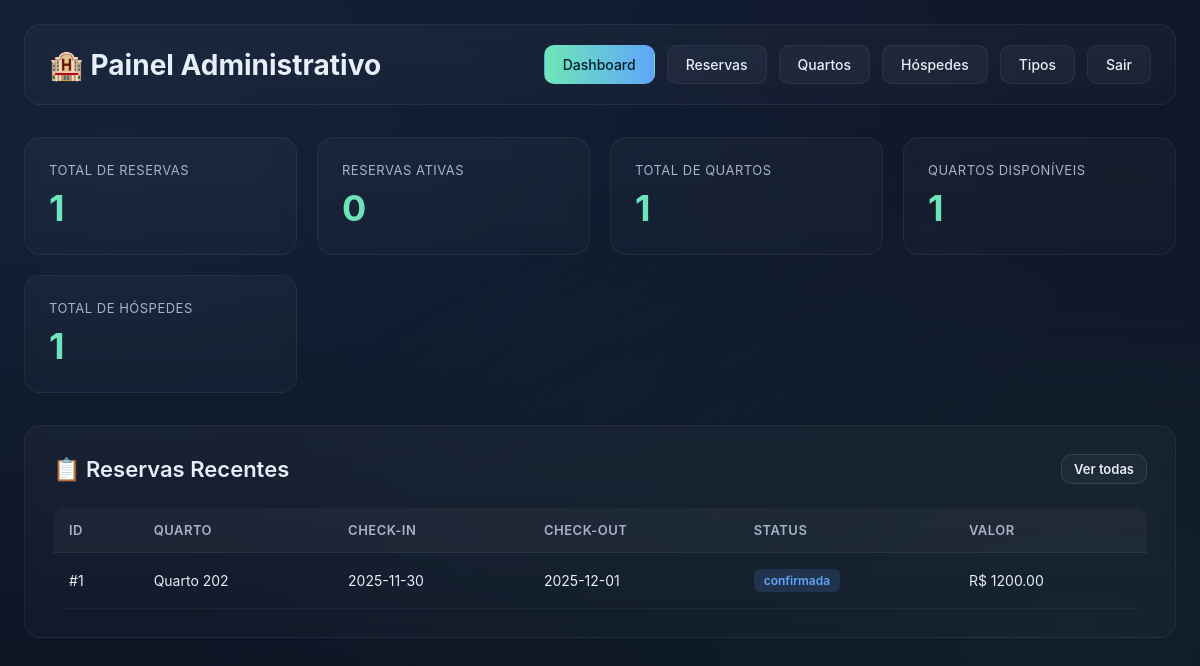
Before: /admin (signed in) with the older database file.
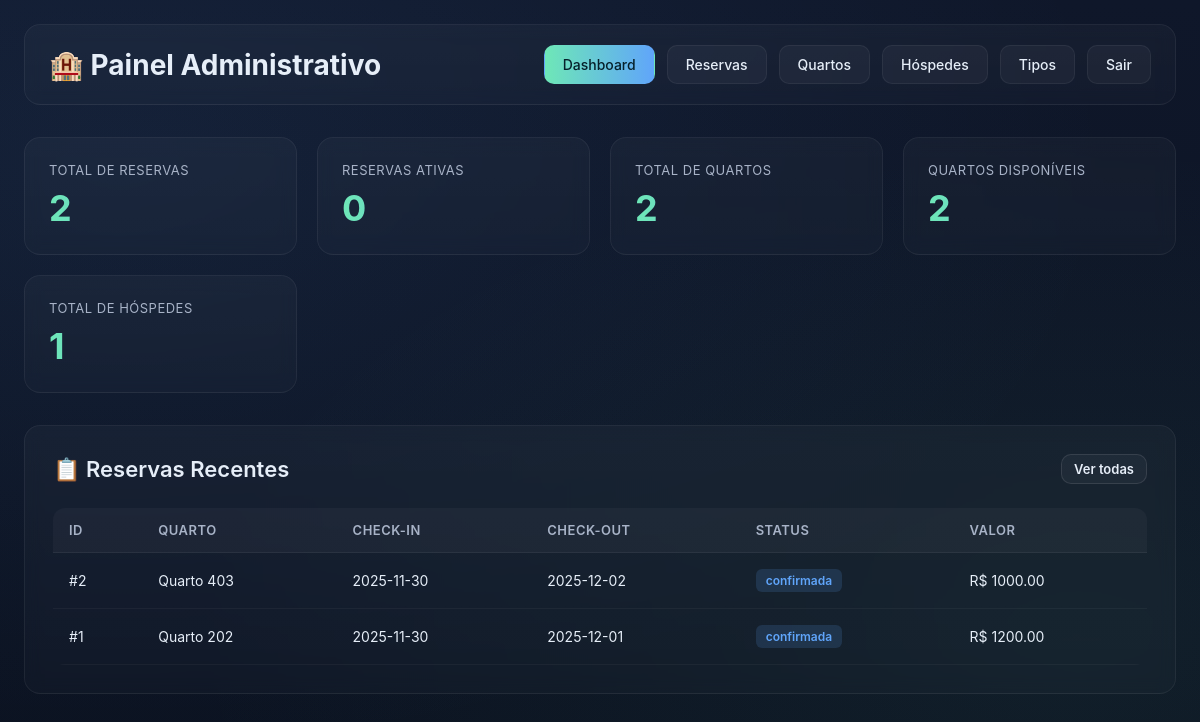
After: the same page with the newer database file.
### src/Model/models.py (models this page shows)
class Reserva(Base):
    __tablename__ = "reserva"
    id_reserva = Column(Integer,primary_key=True,autoincrement=True)
    id_hospede_principal = Column(Integer,ForeignKey("hospede.id_hospede"),nullable=False)
    numero_quarto = Column(Integer,ForeignKey("quarto.numero_quarto"),nullable=False)
    data_checkin = Column(Date,nullable=False)
    data_checkout = Column(Date,nullable=False)
    status_reserva = Column(String(30),nullable=False)
    valor_total = Column(DECIMAL(10,2),nullable=False)

### src/routes.py (the view)
@app.route("/admin")
@admin_required
def admin_dashboard():
    db = SessionLocal()
    total_reservas = db.query(Reserva).count()
    total_quartos = db.query(Quarto).count()
    total_hospedes = db.query(Hospede).count()
    reservas_ativas = db.query(Reserva).filter(
        Reserva.status_reserva == "Confirmada"
    ).count()
    reservas_recentes = db.query(Reserva).order_by(
        Reserva.id_reserva.desc()
    ).limit(10).all()
    quartos_disponiveis = db.query(Quarto).filter(
        Quarto.status_limpeza == "limpo"
    ).count()
    return render_template("admin/dashboard.html",
                         total_reservas=total_reservas,
                         total_quartos=total_quartos,
                         total_hospedes=total_hospedes,
                         reservas_ativas=reservas_ativas,
                         reservas_recentes=reservas_recentes,
                         quartos_disponiveis=quartos_disponiveis)

### src/__init__.py (called while the page is built)
@app.before_request
def log_request_info():
    app.logger.info("Requisição recebida: %s %s", request.method, request.path)

### src/templates/admin/dashboard.html (shortened to what this page needs)
<!doctype html>
<html lang="pt-BR">
<head>
  <link rel="stylesheet" href="{{ url_for('static', filename='admin.css') }}">
</head>
<body>
  <div class="admin__container">
    <header class="admin__header">
      <h1 class="admin__title">🏨 Painel Administrativo</h1>
      <nav class="admin__nav">
        <a href="{{ url_for('admin_dashboard') }}" class="admin__nav-link admin__nav-link--active">Dashboard</a>
        <a href="{{ url_for('admin_reservas') }}" class="admin__nav-link">Reservas</a>
        <a href="{{ url_for('admin_quartos') }}" class="admin__nav-link">Quartos</a>
        <a href="{{ url_for('admin_hospedes') }}" class="admin__nav-link">Hóspedes</a>
        <a href="{{ url_for('admin_tipos_quarto') }}" class="admin__nav-link">Tipos</a>
        <a href="{{ url_for('logout') }}" class="admin__nav-link">Sair</a>
      </nav>
    </header>
    <div class="admin__stats">
      <div class="admin__stat-card">
        <div class="admin__stat-label">Total de Reservas</div>
        <div class="admin__stat-value">{{ total_reservas }}</div>
      </div>
      <div class="admin__stat-card">
        <div class="admin__stat-label">Reservas Ativas</div>
        <div class="admin__stat-value">{{ reservas_ativas }}</div>
      </div>
      <div class="admin__stat-card">
        <div class="admin__stat-label">Total de Quartos</div>
        <div class="admin__stat-value">{{ total_quartos }}</div>
      </div>
      <div class="admin__stat-card">
        <div class="admin__stat-label">Quartos Disponíveis</div>
        <div class="admin__stat-value">{{ quartos_disponiveis }}</div>
      </div>
      <div class="admin__stat-card">
        <div class="admin__stat-label">Total de Hóspedes</div>
        <div class="admin__stat-value">{{ total_hospedes }}</div>
      </div>
    </div>
    <div class="admin__card">
      <div class="admin__card-header">
        <h2 class="admin__card-title">📋 Reservas Recentes</h2>
        <a href="{{ url_for('admin_reservas') }}" class="admin__btn admin__btn--secondary admin__btn--small">
          Ver todas
        </a>
      </div>
      {% if reservas_recentes %}
        <div class="admin__table-wrapper">
          <table class="admin__table">
            <thead>
              <tr>
                <th>ID</th>
                <th>Quarto</th>
                <th>Check-in</th>
                <th>Check-out</th>
                <th>Status</th>
                <th>Valor</th>
              </tr>
            </thead>
            <tbody>
              {% for reserva in reservas_recentes %}
                <tr>
                  <td>#{{ reserva.id_reserva }}</td>
                  <td>Quarto {{ reserva.numero_quarto }}</td>
                  <td>{{ reserva.data_checkin }}</td>
                  <td>{{ reserva.data_checkout }}</td>
                  <td>
                    {% if reserva.status_reserva == 'Confirmada' %}
                      <span class="admin__badge admin__badge--success">{{ reserva.status_reserva }}</span>
                    {% elif reserva.status_reserva == 'Pendente' %}
                      <span class="admin__badge admin__badge--warning">{{ reserva.status_reserva }}</span>
                    {% else %}
                      <span class="admin__badge admin__badge--info">{{ reserva.status_reserva }}</span>
                    {% endif %}
                  </td>
                  <td>R$ {{ "%.2f"|format(reserva.valor_total) }}</td>
                </tr>
              {% endfor %}
            </tbody>
          </table>
        </div>
      {% else %}
        <div class="admin__empty">
          <div class="admin__empty-icon">📭</div>
          <p class="admin__empty-text">Nenhuma reserva registrada ainda.</p>
        </div>
      {% endif %}
    </div>
  </div>
</body>
</html>

Changed rows visible on the page:
added Reserva: id_reserva "2", numero_quarto "403", data_checkin "2025-11-30", data_checkout "2025-12-02", status_reserva "confirmada", valor_total "1000.00"
Other visible differences:
{{ total_reservas }}: "1" → "2"
{{ total_quartos }}: "1" → "2"
{{ quartos_disponiveis }}: "1" → "2"
